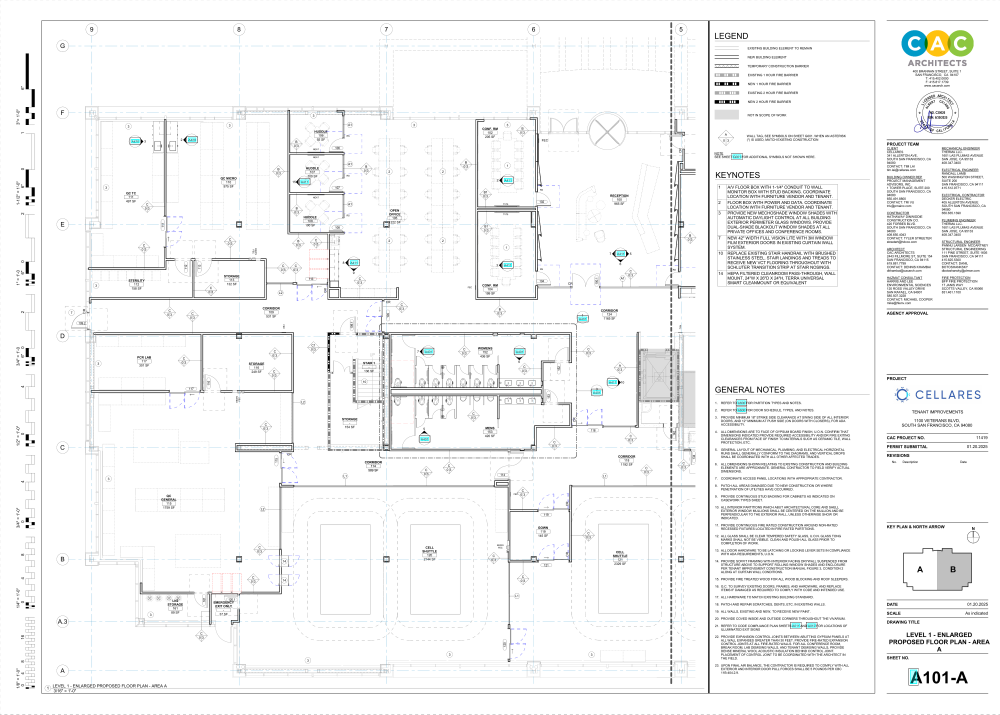
#> input picture backend/uploads/drawings/default-project/2137565b-e8b6-4ec7-bf12-c2822a8d43f6/drawing_A.png, 6000 x 4285 px (shown at 1/6 size)
$ python align_drawings.py --old_path ../backend/uploads/drawings/default-project/2137565b-e8b6-4ec7-bf12-c2822a8d43f6/drawing_A.png --new_path ../backend/uploads/drawings/default-project/2137565b-e8b6-4ec7-bf12-c2822a8d43f6/drawing_A.png
#> lines starting #> are read from the running program, lines starting #| are printed output that depends on the picture
### buildtrace-overlay-/image_utils.py
import cv2
import numpy as np


def load_image(path: str) -> np.ndarray:
    img = cv2.imread(path)
#> img is the input picture: shape (4285, 6000, 3); mean B, G, R 245.1, 245.1, 244.7
    if img is None:
        raise FileNotFoundError(f"Could not load images from {path}")
    return img


def image_to_grayscale(img: np.ndarray) -> np.ndarray:
    gray = cv2.cvtColor(img, cv2.COLOR_BGR2GRAY)
    gray = cv2.bitwise_not(gray)
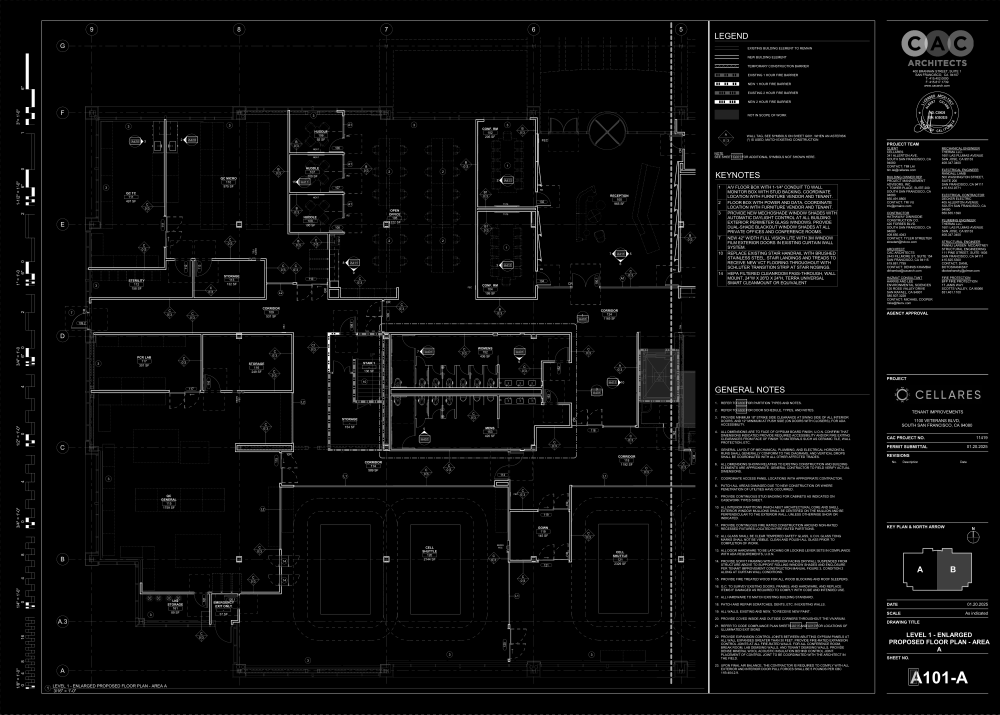
#> gray: shape (4285, 6000) (shown at 1/6 size); min 0, max 255, mean 10.1
    return gray


# [74 lines left out: functions create_overlay_image, create_overlay_image_alternative, not called in this run]

### buildtrace-overlay-/align_drawings.py

import argparse
from dataclasses import dataclass

import cv2
import numpy as np

from estimate_affine import estimate_affine_partial_2d_constrained
from image_utils import create_overlay_image, image_to_grayscale, load_image
from visualization_utils import show_matched_features, show_overlay_image, show_side_by_side


class AlignDrawings:
    """
    AlignDrawings is a utility class to align two images using computer vision.

    Sample usage:
    old_img = cv2.imread(old_path)
    new_img = cv2.imread(new_path)
    aligned_old_image = AlignDrawings()(old_img, new_img)

    You can also pass a AlignDrawings.Config object with your configurations to customize the alignment algorithm.
    """

    @dataclass
    class Config:
        n_features: int = 10_000
        exclude_margin: float = 0.2
        ratio_threshold: float = 0.75
        ransac_reproj_threshold: float = 15.0  # More lenient for difficult alignments
        max_iters: int = 5000  # More iterations
        confidence: float = 0.95  # Lower confidence
        scale_min: float = 0.3
        scale_max: float = 2.5
        rotation_deg_min: float = -30  # More lenient rotation
        rotation_deg_max: float = 30

    def __init__(self, config=None, debug=False):
        self.config = config or self.Config()
        self.debug = debug

    def __call__(self, old_img: np.ndarray, new_img: np.ndarray) -> np.ndarray:
        old_gray = image_to_grayscale(old_img)
        new_gray = image_to_grayscale(new_img)

        if self.debug:
            show_side_by_side(old_gray, new_gray)

        print("Extracting SIFT features...")
        kp1, desc1 = self.extract_features_sift(old_gray)
        kp2, desc2 = self.extract_features_sift(new_gray)
        print(f"Found {len(kp1)} keypoints in old image and {len(kp2)} in new image")

        if desc1 is None or desc2 is None or len(kp1) < 2 or len(kp2) < 2:
            print("Not enough features detected in one of the images.")
            return

        print("Matching features with Ratio Test...")
        good_matches = self.match_features_ratio_test(desc1, desc2)
        print(f"Found {len(good_matches)} good matches after ratio test")

        # Debug visualization: show all good matches before homography
        if self.debug:
            print("\n=== DEBUG: Visualizing all good matches ===")
            show_matched_features(old_gray, new_gray, kp1, kp2, good_matches)

        print("Finding transformation...")
        matrix, mask = self.find_transformation(kp1, kp2, good_matches)

        if matrix is None:
            raise RuntimeError("Failed to find a valid transformation.")

        # Debug visualization: show inlier matches after homography
        if self.debug and mask is not None:
            print("\n=== DEBUG: Visualizing inlier matches after RANSAC ===")
            show_matched_features(old_gray, new_gray, kp1, kp2, good_matches, mask.flatten())

        output_shape = (new_img.shape[1], new_img.shape[0])
        transformed_img = self.apply_transformation(old_img, matrix, output_shape)

        return transformed_img

    def extract_features_sift(self, img_gray):
        detector = cv2.SIFT_create(nfeatures=self.config.n_features)

        # Create mask to exclude margin area if specified
        mask = None
        if self.config.exclude_margin:
            h, w = img_gray.shape
#> h = 4285; w = 6000
            margin = int(min(h, w) * self.config.exclude_margin)
#> margin = 857
            mask = np.zeros((h, w), dtype=np.uint8)
            mask[margin : h - margin, margin : w - margin] = 255

#> (the run stopped early here; a loop or call above may not have finished)
